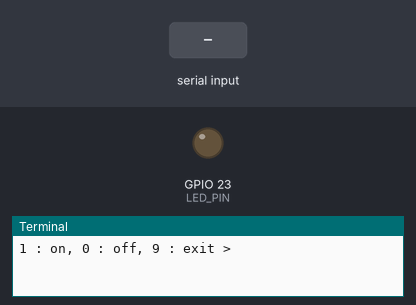
A program run on a simulated Raspberry Pi (BCM pin numbers). On the bench: output pins drawn as LEDs (lit = HIGH), the last lines printed to the terminal. The inputs (shaded band) are chosen by the test bench.

Above: at 1.2 s.
1.3 s: "1" typed at the terminal, then Enter
At 2.1 s:
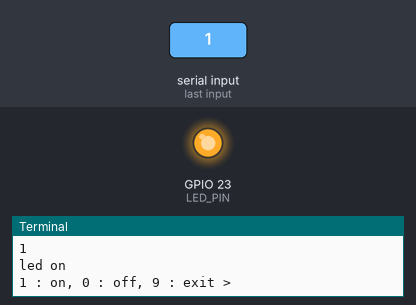
2.8 s: "0" typed at the terminal, then Enter
At 3.2 s:
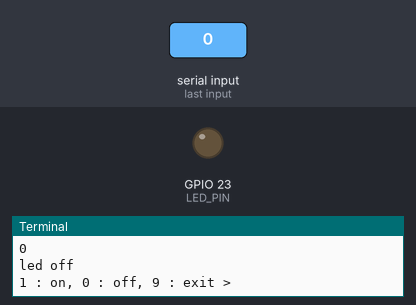
Timing chart, 0 to 5.8 s (numbered marks = the images above; inputs shaded):
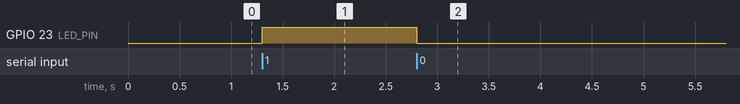

The program:

led_blink_input.py
```python
# Git test
import RPi.GPIO as GPIO

LED_PIN = 23
GPIO.setmode(GPIO.BCM)
GPIO.setup(LED_PIN, GPIO.OUT)

try:  #finally로 연결됨
    while True:
        val = input("1 : on, 0 : off, 9 : exit >")
        if(val == '0') :
            GPIO.output(LED_PIN, GPIO.LOW) #GPIO.LOW를 0으로 써도됨
            print("led off")
        elif(val == "1"):
            GPIO.output(LED_PIN, GPIO.HIGH) #GPIO.HIGH를 1로 써도됨
            print("led on")
        elif(val == "9"):
            break
finally:
    GPIO.cleanup()
    print("cleanup and exit")
```

Measured:
- after the input at 1.3 s, GPIO 23 (LED_PIN): LOW → HIGH at once
- after the input at 2.8 s, GPIO 23 (LED_PIN): HIGH → LOW at once
